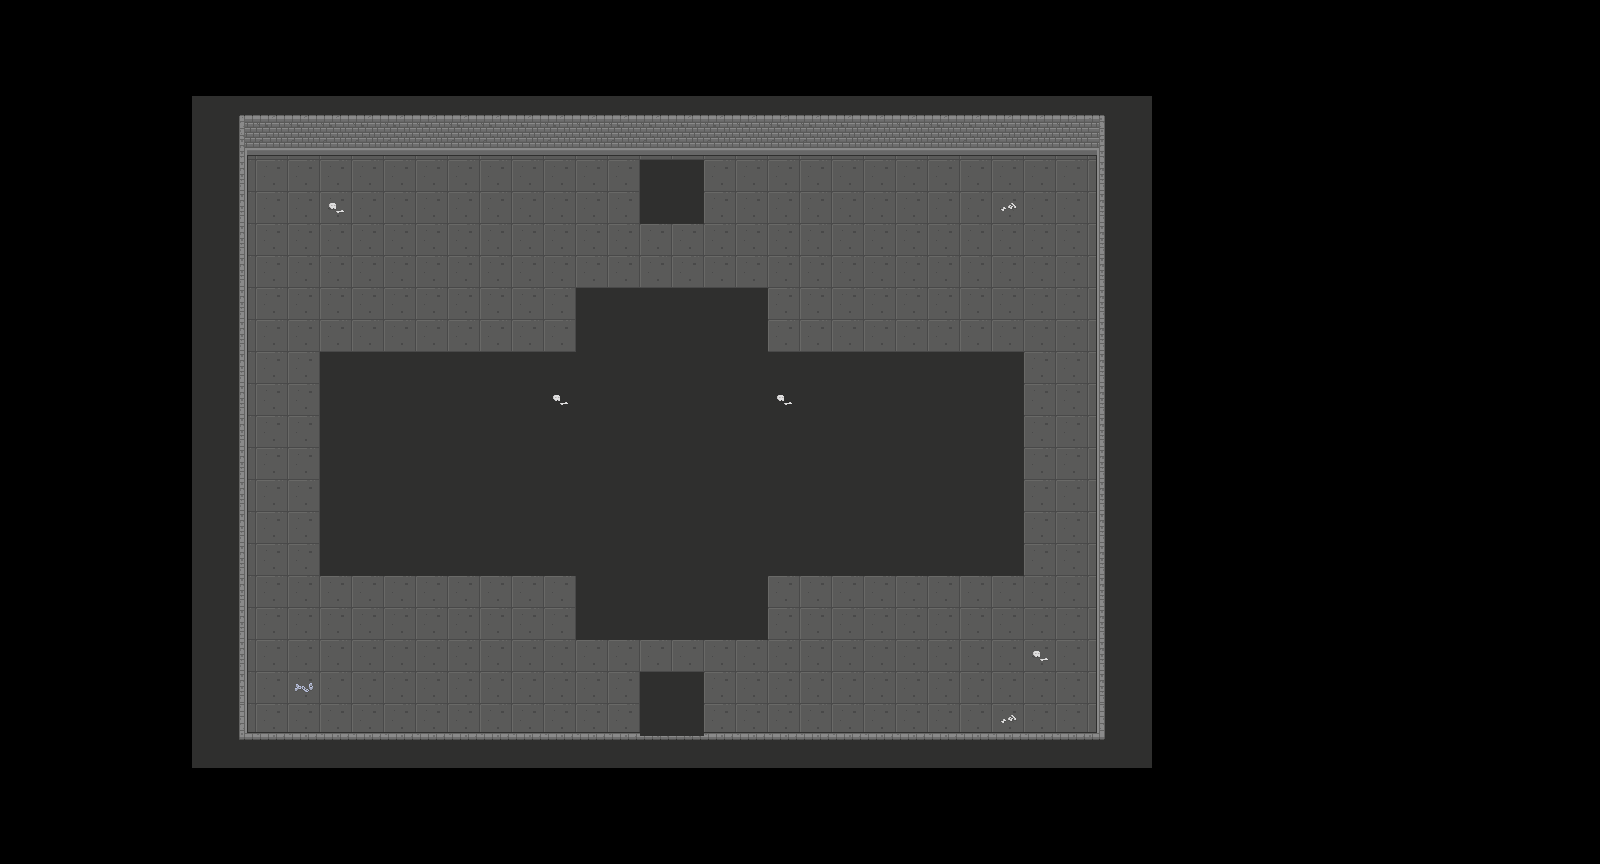

Rendered tile map (Tiled .tmx) drawn with the repository's tilesets; below, a short description and the map source with its tile grids summarised:
An orthogonal 50x27 tile map with 32x32 px tiles, 4 tile layers (Слой тайлов 2, Слой тайлов 3, Слой тайлов 4, Слой тайлов 1) and 13 objects (6x solid, 4x easyEnemy, 2x hod, player).

<map version="1.0" tiledversion="1.0.1" orientation="orthogonal" renderorder="right-down" width="50" height="27" tilewidth="32" tileheight="32" nextobjectid="28">
 <tileset firstgid="1" name="Dungeon_Tileset" tilewidth="32" tileheight="32" tilecount="320" columns="16">
  <image source="images/Dungeon_Tileset.png" width="512" height="640" />
 </tileset>
 <layer name="Слой тайлов 2" width="50" height="27">
  <data>[1350 cells, 537 non-empty, 17 distinct tile ids]</data>
 </layer>
 <layer name="Слой тайлов 3" width="50" height="27">
  <data>[1350 cells, 360 non-empty, 7 distinct tile ids]</data>
 </layer>
 <layer name="Слой тайлов 4" width="50" height="27">
  <data>[1350 cells, 2 non-empty, 2 distinct tile ids]</data>
 </layer>
 <layer name="Слой тайлов 1" width="50" height="27">
  <data>[1350 cells, 213 non-empty, 18 distinct tile ids]</data>
 </layer>
 <objectgroup name="Слой объектов 1" offsetx="32" offsety="32">
  <object id="4" name="player" x="290" y="188" width="32" height="32" />
  <object id="5" name="solid" x="193" y="95" width="52" height="669" />
  <object id="7" name="solid" x="1101" y="97.5" width="52" height="669" />
  <object id="8" name="solid" x="247" y="95.5" width="852" height="57" />
  <object id="9" name="solid" x="248" y="734.5" width="852" height="29" />
  <object id="10" name="solid" x="321" y="354.5" width="701" height="223" />
  <object id="11" name="solid" x="578.5" y="290" width="189" height="352" />
  <object id="17" name="hod" x="640" y="674" width="66" height="59" />
  <object id="19" name="hod" x="639" y="161.5" width="66" height="59" />
  <object id="22" name="easyEnemy" x="1027" y="190" width="32" height="32" />
  <object id="25" name="easyEnemy" x="1029" y="670" width="32" height="32" />
  <object id="26" name="easyEnemy" x="318" y="641" width="32" height="32" />
  <object id="27" name="easyEnemy" x="544" y="226" width="32" height="32" />
 </objectgroup>
</map>
